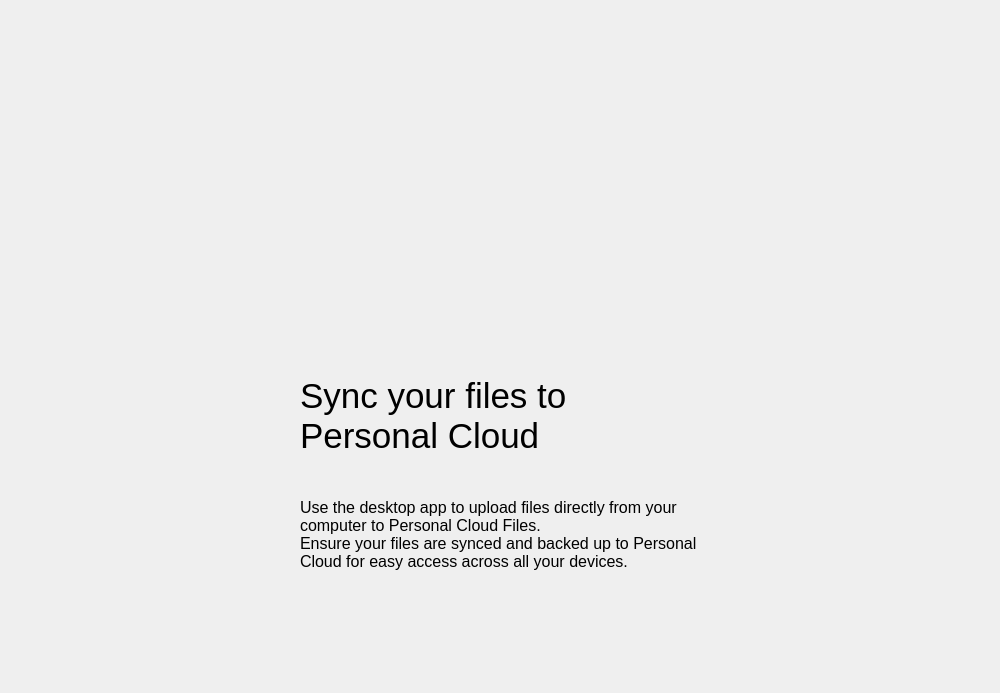
<?xml version="1.0" encoding="UTF-8"?>
<ui version="4.0" connectslotsbyname="false">
 <class>OnboardingPage2</class>
 <widget class="QWidget" name="OnboardingPage2">
  <property name="geometry">
   <rect>
    <x>0</x>
    <y>0</y>
    <width>1000</width>
    <height>693</height>
   </rect>
  </property>
  <property name="sizePolicy">
   <sizepolicy hsizetype="Preferred" vsizetype="Preferred">
    <horstretch>0</horstretch>
    <verstretch>0</verstretch>
   </sizepolicy>
  </property>
  <property name="minimumSize">
   <size>
    <width>1000</width>
    <height>693</height>
   </size>
  </property>
  <property name="maximumSize">
   <size>
    <width>1192</width>
    <height>16777215</height>
   </size>
  </property>
  <property name="windowTitle">
   <string>Form</string>
  </property>
  <layout class="QVBoxLayout" name="verticalLayout">
   <property name="leftMargin">
    <number>0</number>
   </property>
   <property name="topMargin">
    <number>0</number>
   </property>
   <property name="rightMargin">
    <number>0</number>
   </property>
   <property name="bottomMargin">
    <number>0</number>
   </property>
   <item>
    <widget class="QFrame" name="frame">
     <property name="frameShape">
      <enum>QFrame::Shape::NoFrame</enum>
     </property>
     <property name="frameShadow">
      <enum>QFrame::Shadow::Raised</enum>
     </property>
     <layout class="QVBoxLayout" name="verticalLayout_2">
      <property name="spacing">
       <number>0</number>
      </property>
      <property name="leftMargin">
       <number>0</number>
      </property>
      <property name="topMargin">
       <number>95</number>
      </property>
      <property name="rightMargin">
       <number>0</number>
      </property>
      <property name="bottomMargin">
       <number>105</number>
      </property>
      <item alignment="Qt::AlignmentFlag::AlignHCenter">
       <widget class="QLabel" name="label">
        <property name="sizePolicy">
         <sizepolicy hsizetype="Fixed" vsizetype="Fixed">
          <horstretch>0</horstretch>
          <verstretch>0</verstretch>
         </sizepolicy>
        </property>
        <property name="minimumSize">
         <size>
          <width>400</width>
          <height>282</height>
         </size>
        </property>
        <property name="maximumSize">
         <size>
          <width>400</width>
          <height>282</height>
         </size>
        </property>
        <property name="text">
         <string/>
        </property>
        <property name="pixmap">
         <pixmap resource="onboarding_res.qrc">:/res/onboarding_2@x2.png</pixmap>
        </property>
        <property name="scaledContents">
         <bool>true</bool>
        </property>
        <property name="textInteractionFlags">
         <set>Qt::TextInteractionFlag::NoTextInteraction</set>
        </property>
       </widget>
      </item>
      <item>
       <spacer name="verticalSpacer">
        <property name="orientation">
         <enum>Qt::Orientation::Vertical</enum>
        </property>
        <property name="sizeType">
         <enum>QSizePolicy::Policy::Fixed</enum>
        </property>
        <property name="sizeHint" stdset="0">
         <size>
          <width>1</width>
          <height>24</height>
         </size>
        </property>
       </spacer>
      </item>
      <item alignment="Qt::AlignmentFlag::AlignHCenter">
       <widget class="QLabel" name="label_2">
        <property name="sizePolicy">
         <sizepolicy hsizetype="Fixed" vsizetype="Preferred">
          <horstretch>0</horstretch>
          <verstretch>0</verstretch>
         </sizepolicy>
        </property>
        <property name="minimumSize">
         <size>
          <width>400</width>
          <height>80</height>
         </size>
        </property>
        <property name="maximumSize">
         <size>
          <width>400</width>
          <height>80</height>
         </size>
        </property>
        <property name="font">
         <font>
          <pointsize>26</pointsize>
         </font>
        </property>
        <property name="text">
         <string>Sync your files to Personal Cloud</string>
        </property>
        <property name="wordWrap">
         <bool>true</bool>
        </property>
        <property name="textInteractionFlags">
         <set>Qt::TextInteractionFlag::NoTextInteraction</set>
        </property>
       </widget>
      </item>
      <item>
       <spacer name="verticalSpacer_2">
        <property name="orientation">
         <enum>Qt::Orientation::Vertical</enum>
        </property>
        <property name="sizeType">
         <enum>QSizePolicy::Policy::Fixed</enum>
        </property>
        <property name="sizeHint" stdset="0">
         <size>
          <width>1</width>
          <height>24</height>
         </size>
        </property>
       </spacer>
      </item>
      <item alignment="Qt::AlignmentFlag::AlignHCenter">
       <widget class="QLabel" name="label_3">
        <property name="sizePolicy">
         <sizepolicy hsizetype="Fixed" vsizetype="Preferred">
          <horstretch>0</horstretch>
          <verstretch>0</verstretch>
         </sizepolicy>
        </property>
        <property name="minimumSize">
         <size>
          <width>400</width>
          <height>108</height>
         </size>
        </property>
        <property name="maximumSize">
         <size>
          <width>400</width>
          <height>16777215</height>
         </size>
        </property>
        <property name="font">
         <font>
          <pointsize>12</pointsize>
         </font>
        </property>
        <property name="text">
         <string>Use the desktop app to upload files directly from your computer to Personal Cloud Files. 
Ensure your files are synced and backed up to Personal Cloud for easy access across all your devices.</string>
        </property>
        <property name="wordWrap">
         <bool>true</bool>
        </property>
        <property name="textInteractionFlags">
         <set>Qt::TextInteractionFlag::NoTextInteraction</set>
        </property>
       </widget>
      </item>
     </layout>
    </widget>
   </item>
  </layout>
 </widget>
 <resources>
  <include location="onboarding_res.qrc"/>
 </resources>
 <connections/>
 <designerdata>
  <property name="gridDeltaX">
   <number>10</number>
  </property>
  <property name="gridDeltaY">
   <number>10</number>
  </property>
  <property name="gridSnapX">
   <bool>true</bool>
  </property>
  <property name="gridSnapY">
   <bool>true</bool>
  </property>
  <property name="gridVisible">
   <bool>true</bool>
  </property>
 </designerdata>
</ui>
